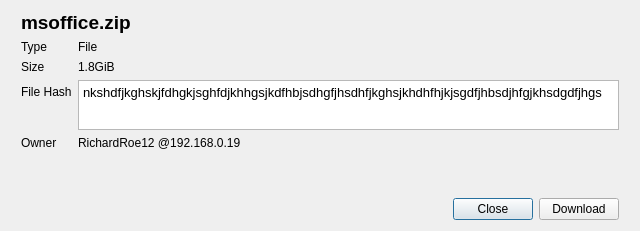
<?xml version="1.0" encoding="UTF-8"?>
<ui version="4.0">
    <class>Dialog</class>
    <widget class="QDialog" name="Dialog">
        <property name="geometry">
            <rect>
                <x>0</x>
                <y>0</y>
                <width>640</width>
                <height>231</height>
            </rect>
        </property>
        <property name="windowTitle">
            <string>File Info</string>
        </property>
        <layout class="QVBoxLayout" name="verticalLayout_2">
            <item>
                <layout class="QVBoxLayout" name="verticalLayout" stretch="1,10,0">
                    <property name="leftMargin">
                        <number>10</number>
                    </property>
                    <property name="rightMargin">
                        <number>10</number>
                    </property>
                    <item alignment="Qt::AlignTop">
                        <widget class="QLabel" name="label">
                            <property name="font">
                                <font>
                                    <pointsize>14</pointsize>
                                    <weight>75</weight>
                                    <bold>true</bold>
                                </font>
                            </property>
                            <property name="text">
                                <string>msoffice.zip</string>
                            </property>
                        </widget>
                    </item>
                    <item>
                        <layout class="QFormLayout" name="formLayout">
                            <property name="sizeConstraint">
                                <enum>QLayout::SetDefaultConstraint</enum>
                            </property>
                            <property name="fieldGrowthPolicy">
                                <enum>QFormLayout::AllNonFixedFieldsGrow</enum>
                            </property>
                            <property name="rowWrapPolicy">
                                <enum>QFormLayout::DontWrapRows</enum>
                            </property>
                            <item row="0" column="0">
                                <widget class="QLabel" name="label_2">
                                    <property name="text">
                                        <string>Type</string>
                                    </property>
                                    <property name="margin">
                                        <number>10</number>
                                    </property>
                                </widget>
                            </item>
                            <item row="0" column="1">
                                <widget class="QLabel" name="label_3">
                                    <property name="maximumSize">
                                        <size>
                                            <width>200</width>
                                            <height>16777215</height>
                                        </size>
                                    </property>
                                    <property name="text">
                                        <string>File</string>
                                    </property>
                                </widget>
                            </item>
                            <item row="1" column="0">
                                <widget class="QLabel" name="label_4">
                                    <property name="text">
                                        <string>Size</string>
                                    </property>
                                    <property name="margin">
                                        <number>10</number>
                                    </property>
                                </widget>
                            </item>
                            <item row="1" column="1">
                                <widget class="QLabel" name="label_5">
                                    <property name="maximumSize">
                                        <size>
                                            <width>200</width>
                                            <height>16777215</height>
                                        </size>
                                    </property>
                                    <property name="text">
                                        <string>1.8GiB</string>
                                    </property>
                                </widget>
                            </item>
                            <item row="2" column="0">
                                <widget class="QLabel" name="label_6">
                                    <property name="text">
                                        <string>File Hash</string>
                                    </property>
                                    <property name="margin">
                                        <number>10</number>
                                    </property>
                                </widget>
                            </item>
                            <item row="2" column="1">
                                <widget class="QTextBrowser" name="textBrowser">
                                    <property name="sizePolicy">
                                        <sizepolicy hsizetype="Preferred" vsizetype="Maximum">
                                            <horstretch>0</horstretch>
                                            <verstretch>0</verstretch>
                                        </sizepolicy>
                                    </property>
                                    <property name="maximumSize">
                                        <size>
                                            <width>16777215</width>
                                            <height>50</height>
                                        </size>
                                    </property>
                                    <property name="html">
                                        <string>&lt;!DOCTYPE HTML PUBLIC &quot;-//W3C//DTD HTML 4.0//EN&quot; &quot;http://www.w3.org/TR/REC-html40/strict.dtd&quot;&gt;
&lt;html&gt;&lt;head&gt;&lt;meta name=&quot;qrichtext&quot; content=&quot;1&quot; /&gt;&lt;style type=&quot;text/css&quot;&gt;
p, li { white-space: pre-wrap; }
&lt;/style&gt;&lt;/head&gt;&lt;body style=&quot; font-family:'Noto Sans'; font-size:10pt; font-weight:400; font-style:normal;&quot;&gt;
&lt;p style=&quot; margin-top:0px; margin-bottom:0px; margin-left:0px; margin-right:0px; -qt-block-indent:0; text-indent:0px;&quot;&gt;nkshdfjkghskjfdhgkjsghfdjkhhgsjkdfhbjsdhgfjhsdhfjkghsjkhdhfhjkjsgdfjhbsdjhfgjkhsdgdfjhgs&lt;/p&gt;&lt;/body&gt;&lt;/html&gt;</string>
                                    </property>
                                    <property name="acceptRichText">
                                        <bool>false</bool>
                                    </property>
                                </widget>
                            </item>
                            <item row="3" column="0">
                                <widget class="QLabel" name="label_7">
                                    <property name="text">
                                        <string>Owner</string>
                                    </property>
                                    <property name="margin">
                                        <number>10</number>
                                    </property>
                                </widget>
                            </item>
                            <item row="3" column="1">
                                <widget class="QLabel" name="label_8">
                                    <property name="text">
                                        <string>RichardRoe12 @192.168.0.19</string>
                                    </property>
                                </widget>
                            </item>
                        </layout>
                    </item>
                    <item>
                        <layout class="QHBoxLayout" name="horizontalLayout">
                            <item>
                                <spacer name="horizontalSpacer">
                                    <property name="orientation">
                                        <enum>Qt::Horizontal</enum>
                                    </property>
                                    <property name="sizeHint" stdset="0">
                                        <size>
                                            <width>40</width>
                                            <height>20</height>
                                        </size>
                                    </property>
                                </spacer>
                            </item>
                            <item>
                                <widget class="QPushButton" name="pushButton_2">
                                    <property name="text">
                                        <string>Close</string>
                                    </property>
                                </widget>
                            </item>
                            <item>
                                <widget class="QPushButton" name="pushButton">
                                    <property name="text">
                                        <string>Download</string>
                                    </property>
                                </widget>
                            </item>
                        </layout>
                    </item>
                </layout>
            </item>
        </layout>
    </widget>
    <resources/>
    <connections/>
</ui>
